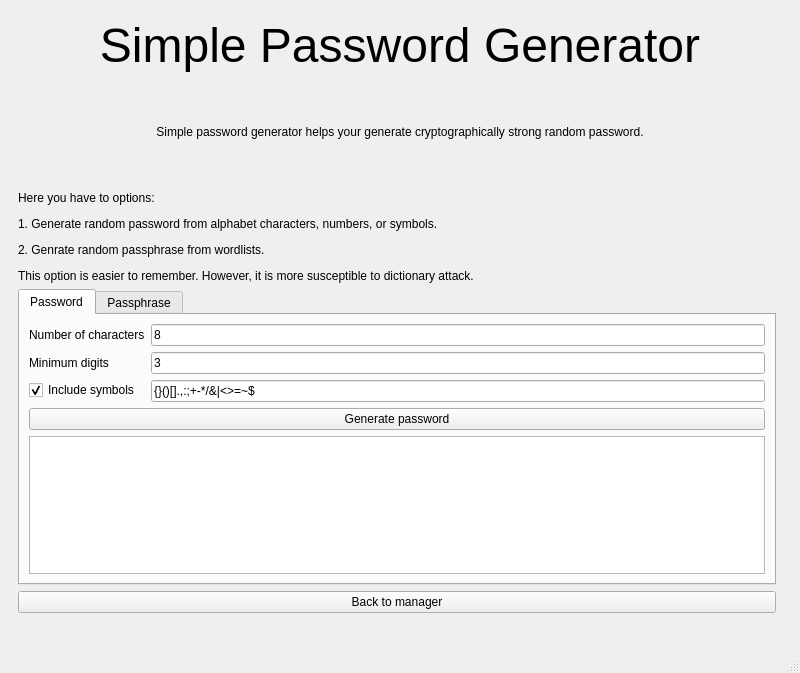
<?xml version="1.0" encoding="UTF-8"?>
<ui version="4.0">
 <class>MainWindow</class>
 <widget class="QMainWindow" name="MainWindow">
  <property name="geometry">
   <rect>
    <x>0</x>
    <y>0</y>
    <width>800</width>
    <height>673</height>
   </rect>
  </property>
  <property name="windowTitle">
   <string>MainWindow</string>
  </property>
  <widget class="QWidget" name="centralwidget">
   <layout class="QGridLayout" name="gridLayout">
    <item row="0" column="1">
     <widget class="QStackedWidget" name="stackedWidget">
      <property name="currentIndex">
       <number>2</number>
      </property>
      <widget class="QWidget" name="pageWC">
       <layout class="QGridLayout" name="gridLayout_2">
        <item row="10" column="0">
         <widget class="QPushButton" name="wcPushButtonSignin">
          <property name="text">
           <string>Sign in</string>
          </property>
         </widget>
        </item>
        <item row="9" column="0">
         <widget class="QLineEdit" name="wcLineEditPass">
          <property name="placeholderText">
           <string>Password</string>
          </property>
         </widget>
        </item>
        <item row="8" column="0">
         <widget class="QLineEdit" name="wcLineEditUser">
          <property name="text">
           <string/>
          </property>
          <property name="placeholderText">
           <string>Username</string>
          </property>
         </widget>
        </item>
        <item row="11" column="0">
         <widget class="QPushButton" name="wcPushButtonSignup">
          <property name="text">
           <string>Sign up</string>
          </property>
         </widget>
        </item>
        <item row="7" column="0">
         <widget class="QLabel" name="label_4">
          <property name="text">
           <string>&lt;html&gt;&lt;head/&gt;&lt;body&gt;&lt;p align=&quot;center&quot;&gt;&lt;span style=&quot; font-size:36pt;&quot;&gt;Simple Password Manager&lt;/span&gt;&lt;/p&gt;&lt;p align=&quot;center&quot;&gt;&lt;span style=&quot; font-size:8pt; font-style:italic;&quot;&gt;Developed by Nitis Monburinon&lt;/span&gt;&lt;/p&gt;&lt;p align=&quot;center&quot;&gt;&lt;br/&gt;&lt;/p&gt;&lt;p align=&quot;center&quot;&gt;Welcome to Simple Passsword Manager!&lt;/p&gt;&lt;p align=&quot;center&quot;&gt;Simple Password Manager helps you to create your own password database and store it on MongoDB Atlas. &lt;/p&gt;&lt;p align=&quot;center&quot;&gt;Please sign in using your registed username or sign up for a new account.&lt;/p&gt;&lt;/body&gt;&lt;/html&gt;</string>
          </property>
          <property name="wordWrap">
           <bool>true</bool>
          </property>
         </widget>
        </item>
       </layout>
      </widget>
      <widget class="QWidget" name="pageRG">
       <layout class="QVBoxLayout" name="verticalLayout">
        <item>
         <widget class="QLabel" name="label_3">
          <property name="font">
           <font>
            <pointsize>36</pointsize>
           </font>
          </property>
          <property name="text">
           <string>&lt;html&gt;&lt;head/&gt;&lt;body&gt;&lt;p&gt;Create new account&lt;/p&gt;&lt;p&gt;&lt;span style=&quot; font-size:11pt;&quot;&gt;Your password will be a master key.&lt;/span&gt;&lt;/p&gt;&lt;p&gt;&lt;span style=&quot; font-size:11pt;&quot;&gt;Master key is used to encrypt and decrypt your password database.&lt;/span&gt;&lt;/p&gt;&lt;p&gt;&lt;span style=&quot; font-size:11pt;&quot;&gt;If you lose your password, you cannot unlock your database!&lt;/span&gt;&lt;/p&gt;&lt;/body&gt;&lt;/html&gt;</string>
          </property>
          <property name="alignment">
           <set>Qt::AlignCenter</set>
          </property>
         </widget>
        </item>
        <item>
         <widget class="QLineEdit" name="rgLineEditUser">
          <property name="placeholderText">
           <string>Username</string>
          </property>
         </widget>
        </item>
        <item>
         <widget class="QLineEdit" name="rgLineEditPass">
          <property name="placeholderText">
           <string>Password</string>
          </property>
         </widget>
        </item>
        <item>
         <widget class="QLineEdit" name="rgLineEditConfirm">
          <property name="placeholderText">
           <string>Confirm Password</string>
          </property>
         </widget>
        </item>
        <item>
         <widget class="QPushButton" name="rgPushButtonSubmit">
          <property name="text">
           <string>Submit</string>
          </property>
         </widget>
        </item>
        <item>
         <widget class="QPushButton" name="rgPushButtonBack">
          <property name="text">
           <string>Back</string>
          </property>
         </widget>
        </item>
       </layout>
      </widget>
      <widget class="QWidget" name="pageGEN">
       <layout class="QGridLayout" name="gridLayout_5">
        <item row="0" column="0" colspan="2">
         <widget class="QLabel" name="label">
          <property name="text">
           <string>&lt;html&gt;&lt;head/&gt;&lt;body&gt;&lt;p align=&quot;center&quot;&gt;&lt;span style=&quot; font-size:36pt;&quot;&gt;Simple Password Generator&lt;/span&gt;&lt;/p&gt;&lt;p align=&quot;center&quot;&gt;&lt;br/&gt;&lt;/p&gt;&lt;p align=&quot;center&quot;&gt;Simple password generator helps your generate cryptographically strong random password.&lt;/p&gt;&lt;p align=&quot;center&quot;&gt;&lt;br/&gt;&lt;/p&gt;&lt;p&gt;Here you have to options:&lt;/p&gt;&lt;p&gt;1. Generate random password from alphabet characters, numbers, or symbols.&lt;/p&gt;&lt;p&gt;2. Genrate random passphrase from wordlists. &lt;/p&gt;&lt;p&gt;This option is easier to remember. However, it is more susceptible to dictionary attack.&lt;/p&gt;&lt;/body&gt;&lt;/html&gt;</string>
          </property>
          <property name="wordWrap">
           <bool>true</bool>
          </property>
         </widget>
        </item>
        <item row="1" column="0">
         <widget class="QTabWidget" name="tabGenerate">
          <property name="currentIndex">
           <number>0</number>
          </property>
          <widget class="QWidget" name="tabPassword">
           <attribute name="title">
            <string>Password</string>
           </attribute>
           <layout class="QVBoxLayout" name="verticalLayout_2">
            <item>
             <layout class="QFormLayout" name="formLayout_2">
              <property name="fieldGrowthPolicy">
               <enum>QFormLayout::AllNonFixedFieldsGrow</enum>
              </property>
              <item row="2" column="0">
               <widget class="QLabel" name="label_5">
                <property name="text">
                 <string>Number of characters</string>
                </property>
               </widget>
              </item>
              <item row="3" column="0">
               <widget class="QLabel" name="label_6">
                <property name="text">
                 <string>Minimum digits</string>
                </property>
               </widget>
              </item>
              <item row="3" column="1">
               <widget class="QLineEdit" name="lineEditDG">
                <property name="text">
                 <string>3</string>
                </property>
               </widget>
              </item>
              <item row="4" column="0">
               <widget class="QCheckBox" name="checkBoxSymbol">
                <property name="text">
                 <string>Include symbols</string>
                </property>
                <property name="checked">
                 <bool>true</bool>
                </property>
               </widget>
              </item>
              <item row="4" column="1">
               <widget class="QLineEdit" name="lineEditSymbol">
                <property name="text">
                 <string>{}()[].,:;+-*/&amp;|&lt;&gt;=~$</string>
                </property>
               </widget>
              </item>
              <item row="2" column="1">
               <widget class="QLineEdit" name="lineEditNC">
                <property name="text">
                 <string>8</string>
                </property>
               </widget>
              </item>
             </layout>
            </item>
            <item>
             <widget class="QPushButton" name="pushButtonGenWord">
              <property name="text">
               <string>Generate password</string>
              </property>
             </widget>
            </item>
            <item>
             <widget class="QPlainTextEdit" name="textEditPassword"/>
            </item>
           </layout>
          </widget>
          <widget class="QWidget" name="tabPassphrase">
           <attribute name="title">
            <string>Passphrase</string>
           </attribute>
           <layout class="QVBoxLayout" name="verticalLayout_3">
            <item>
             <layout class="QFormLayout" name="formLayout_3">
              <item row="1" column="1">
               <widget class="QLineEdit" name="lineEditNW"/>
              </item>
              <item row="1" column="0">
               <widget class="QLabel" name="label_7">
                <property name="text">
                 <string>Number of words</string>
                </property>
               </widget>
              </item>
             </layout>
            </item>
            <item>
             <widget class="QPushButton" name="pushButtonGenPhrase">
              <property name="text">
               <string>Generate passphrase</string>
              </property>
             </widget>
            </item>
            <item>
             <widget class="QPlainTextEdit" name="textEditPassphrase"/>
            </item>
           </layout>
          </widget>
         </widget>
        </item>
        <item row="2" column="0">
         <widget class="QPushButton" name="pushButtonBackToManager">
          <property name="text">
           <string>Back to manager</string>
          </property>
         </widget>
        </item>
       </layout>
      </widget>
      <widget class="QWidget" name="pageEntry">
       <layout class="QGridLayout" name="gridLayout_4">
        <item row="3" column="3">
         <widget class="QPushButton" name="pushButtonGen">
          <property name="text">
           <string>Generate Pass</string>
          </property>
         </widget>
        </item>
        <item row="3" column="2">
         <widget class="QPushButton" name="pushButtonDelete">
          <property name="text">
           <string>Delete entry</string>
          </property>
         </widget>
        </item>
        <item row="3" column="1">
         <widget class="QPushButton" name="pushButtonEdit">
          <property name="text">
           <string>Edit entry</string>
          </property>
         </widget>
        </item>
        <item row="3" column="0">
         <widget class="QPushButton" name="pushButtonNew">
          <property name="text">
           <string>New entry</string>
          </property>
         </widget>
        </item>
        <item row="3" column="4">
         <widget class="QPushButton" name="pushButtonLock">
          <property name="text">
           <string>Lock</string>
          </property>
         </widget>
        </item>
        <item row="5" column="0" colspan="5">
         <widget class="QTableWidget" name="tableEntry">
          <property name="rowCount">
           <number>0</number>
          </property>
          <property name="columnCount">
           <number>0</number>
          </property>
         </widget>
        </item>
        <item row="1" column="0" colspan="5">
         <widget class="QLabel" name="label_8">
          <property name="text">
           <string>&lt;html&gt;&lt;head/&gt;&lt;body&gt;&lt;p align=&quot;center&quot;&gt;&lt;br/&gt;&lt;span style=&quot; font-size:36pt;&quot;&gt;Password manager&lt;/span&gt;&lt;/p&gt;&lt;p align=&quot;center&quot;&gt;&lt;span style=&quot; font-size:14pt;&quot;&gt;Manage your password database&lt;/span&gt;&lt;/p&gt;&lt;p align=&quot;center&quot;&gt;All data are encrypted with your masterkey when they are uploaded to the cloud&lt;/p&gt;&lt;p align=&quot;center&quot;&gt;&lt;br/&gt;&lt;/p&gt;&lt;/body&gt;&lt;/html&gt;</string>
          </property>
         </widget>
        </item>
       </layout>
      </widget>
      <widget class="QWidget" name="pageEntryCUD">
       <layout class="QGridLayout" name="gridLayout_6">
        <item row="5" column="0">
         <widget class="QLineEdit" name="detLineEditURL">
          <property name="placeholderText">
           <string>URL</string>
          </property>
         </widget>
        </item>
        <item row="6" column="0">
         <widget class="QPushButton" name="detOK">
          <property name="text">
           <string>OK</string>
          </property>
         </widget>
        </item>
        <item row="1" column="0">
         <widget class="QLineEdit" name="detLineEditName">
          <property name="placeholderText">
           <string>Name</string>
          </property>
         </widget>
        </item>
        <item row="7" column="0">
         <widget class="QPushButton" name="detCancel">
          <property name="text">
           <string>Cancel</string>
          </property>
         </widget>
        </item>
        <item row="2" column="0">
         <widget class="QLineEdit" name="detLineEditUser">
          <property name="placeholderText">
           <string>Username</string>
          </property>
         </widget>
        </item>
        <item row="4" column="0">
         <widget class="QLineEdit" name="detLineEditConfirm">
          <property name="placeholderText">
           <string>Password</string>
          </property>
         </widget>
        </item>
        <item row="3" column="0">
         <widget class="QLineEdit" name="detLineEditPass">
          <property name="placeholderText">
           <string>Confirm Password</string>
          </property>
         </widget>
        </item>
        <item row="0" column="0">
         <widget class="QLabel" name="detLabelEntry">
          <property name="text">
           <string>&lt;html&gt;&lt;head/&gt;&lt;body&gt;&lt;p align=&quot;center&quot;&gt;&lt;span style=&quot; font-size:36pt;&quot;&gt;ENTRY&lt;/span&gt;&lt;/p&gt;&lt;/body&gt;&lt;/html&gt;</string>
          </property>
         </widget>
        </item>
       </layout>
      </widget>
     </widget>
    </item>
    <item row="1" column="1">
     <widget class="QLabel" name="labelOutput">
      <property name="text">
       <string/>
      </property>
     </widget>
    </item>
   </layout>
  </widget>
  <widget class="QStatusBar" name="statusbar"/>
 </widget>
 <resources/>
 <connections/>
</ui>
